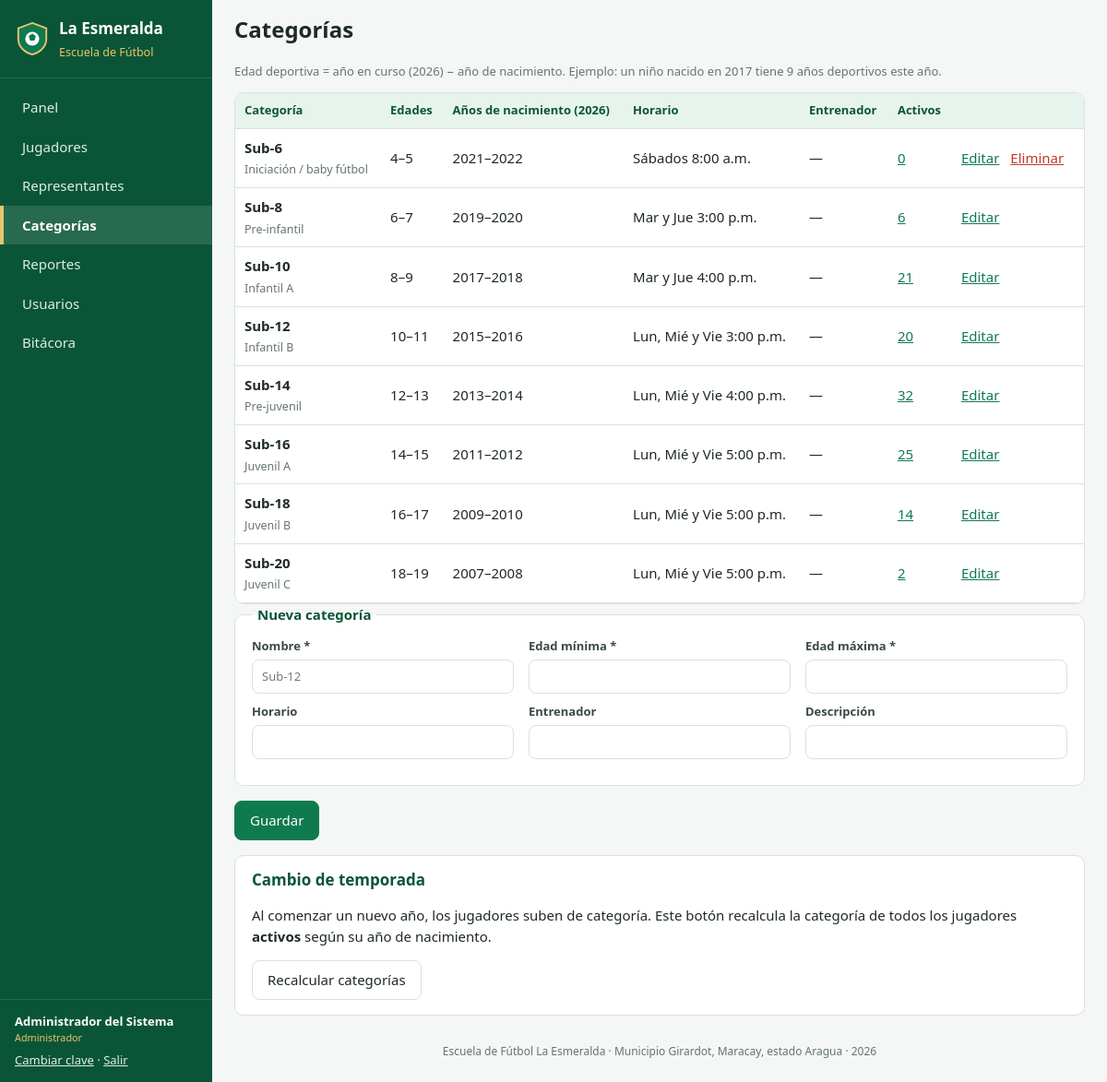
The page /categorias.php (signed in) on the database its author committed.
### tables this page shows
CREATE TABLE categorias (
  id          INT UNSIGNED AUTO_INCREMENT PRIMARY KEY,
  nombre      VARCHAR(30)  NOT NULL UNIQUE,
  edad_min    TINYINT UNSIGNED NOT NULL,
  edad_max    TINYINT UNSIGNED NOT NULL,
  horario     VARCHAR(120) NULL,
  entrenador  VARCHAR(100) NULL,
  descripcion VARCHAR(255) NULL
);

### includes/init.php (called while the page is built, shortened)
<?php
function db(): PDO
{
    static $pdo = null;
    if ($pdo === null) {
        $dsn = DB_SOCKET !== ''
            ? 'mysql:unix_socket=' . DB_SOCKET . ';dbname=' . DB_NAME . ';charset=utf8mb4'
            : 'mysql:host=' . DB_HOST . ';port=' . DB_PORT . ';dbname=' . DB_NAME . ';charset=utf8mb4';
        try {
            $pdo = new PDO($dsn, DB_USER, DB_PASS, [
                PDO::ATTR_ERRMODE            => PDO::ERRMODE_EXCEPTION,
                PDO::ATTR_DEFAULT_FETCH_MODE => PDO::FETCH_ASSOC,
                PDO::ATTR_EMULATE_PREPARES   => false,
            ]);
        } catch (PDOException $ex) {
            http_response_code(500);
            exit('<h2>No se pudo conectar a la base de datos.</h2><p>Verifique que MySQL esté encendido y '
                . 'los datos de config/config.php (o config/config.local.php).</p>');
        }
    }
    return $pdo;
}
function q(string $sql, array $params = []): PDOStatement
{
    $st = db()->prepare($sql);
    $st->execute($params);
    return $st;
}
function e($texto): string
{
    return htmlspecialchars((string) $texto, ENT_QUOTES, 'UTF-8');
}
function usuario_actual(): ?array
{
    return $_SESSION['usuario'] ?? null;
}
function tiene_rol(string $minimo): bool
{
    $nivel = ['entrenador' => 1, 'secretaria' => 2, 'administrador' => 3];
    $u = usuario_actual();
    return $u && ($nivel[$u['rol']] ?? 0) >= ($nivel[$minimo] ?? 99);
}

### categorias.php (the view, shortened to what this page needs)
<?php
require_once __DIR__ . '/includes/init.php';
$editar = (int) ($_GET['editar'] ?? 0);
$c = ['nombre' => '', 'edad_min' => '', 'edad_max' => '', 'horario' => '', 'entrenador' => '', 'descripcion' => ''];
$cats = q("SELECT c.*,
                  (SELECT COUNT(*) FROM jugadores j WHERE j.categoria_id = c.id AND j.estado = 'activo') activos,
                  (SELECT COUNT(*) FROM jugadores j WHERE j.categoria_id = c.id) total
           FROM categorias c ORDER BY c.edad_min")->fetchAll();
$anio = (int) date('Y');
require __DIR__ . '/includes/header.php';
?>
<p class="nota">Edad deportiva = año en curso (<?= $anio ?>) − año de nacimiento. Ejemplo: un niño nacido en <?= $anio - 9 ?> tiene 9 años deportivos este año.</p>
<div class="tabla-envoltura">
<table class="tabla">
  <thead><tr><th>Categoría</th><th>Edades</th><th>Años de nacimiento (<?= $anio ?>)</th><th>Horario</th><th>Entrenador</th><th>Activos</th><th></th></tr></thead>
  <tbody>
  <?php foreach ($cats as $k): ?>
    <tr>
      <td><strong><?= e($k['nombre']) ?></strong><br><small><?= e($k['descripcion'] ?? '') ?></small></td>
      <td><?= $k['edad_min'] ?>–<?= $k['edad_max'] ?></td>
      <td><?= $anio - $k['edad_max'] ?>–<?= $anio - $k['edad_min'] ?></td>
      <td><?= e($k['horario'] ?? '—') ?></td>
      <td><?= e($k['entrenador'] ?? '—') ?></td>
      <td><a href="jugadores.php?categoria=<?= $k['id'] ?>"><?= (int) $k['activos'] ?></a></td>
      <td class="acciones">
        <?php if (tiene_rol('administrador')): ?>
          <a href="categorias.php?editar=<?= $k['id'] ?>#form">Editar</a>
          <?php if (!$k['total']): ?>
          <form method="post" class="en-linea" data-confirmar="¿Eliminar la categoría <?= e($k['nombre']) ?>?">
            <button class="enlace peligro">Eliminar</button>
          </form>
          <?php endif; ?>
        <?php endif; ?>
      </td>
    </tr>
  <?php endforeach; ?>
  </tbody>
</table>
</div>
<?php if (tiene_rol('administrador')): ?>
<form method="post" class="formulario" id="form">
  <fieldset>
    <legend><?= $editar ? 'Editar categoría' : 'Nueva categoría' ?></legend>
    <div class="campos">
      <label>Nombre * <input name="nombre" required maxlength="30" placeholder="Sub-12" value="<?= e($c['nombre']) ?>"></label>
      <label>Edad mínima * <input type="number" name="edad_min" min="3" max="20" required value="<?= e($c['edad_min']) ?>"></label>
      <label>Edad máxima * <input type="number" name="edad_max" min="3" max="20" required value="<?= e($c['edad_max']) ?>"></label>
      <label>Horario <input name="horario" maxlength="120" value="<?= e($c['horario']) ?>"></label>
      <label>Entrenador <input name="entrenador" maxlength="100" value="<?= e($c['entrenador']) ?>"></label>
      <label>Descripción <input name="descripcion" maxlength="255" value="<?= e($c['descripcion']) ?>"></label>
    </div>
  </fieldset>
  <div class="botones">
    <button class="btn btn-primario">Guardar</button>
  </div>
</form>
<section class="panel">
  <h3>Cambio de temporada</h3>
  <p>Al comenzar un nuevo año, los jugadores suben de categoría. Este botón recalcula la categoría de todos los jugadores <strong>activos</strong> según su año de nacimiento.</p>
  <form method="post" data-confirmar="¿Recalcular la categoría de todos los jugadores activos?">
    <button class="btn">Recalcular categorías</button>
  </form>
</section>
<?php endif; ?>
<?php require __DIR__ . '/includes/footer.php'; ?>

### assets/css/estilos.css (style rules this page uses)
:root { --verde: #0f7a4f; --verde-osc: #0a5537; --verde-claro: #e7f4ee; --oro: #e9c46a; --texto: #1f2a24; --gris: #66756d; --borde: #d9e2dd; --fondo: #f4f7f5; --blanco: #fff; --rojo: #c0392b; --ambar: #b7791f; --radio: 10px; }
* { box-sizing: border-box; }
body { margin: 0; font: 15px/1.5 system-ui, -apple-system, "Segoe UI", Roboto, Arial, sans-serif; color: var(--texto); background: var(--fondo); }
a { color: var(--verde); }
h1, h2, h3 { line-height: 1.2; }
.btn { display: inline-block; padding: 9px 16px; border-radius: 8px; border: 1px solid var(--borde); background: var(--blanco); color: var(--texto); font: inherit; cursor: pointer; text-decoration: none; white-space: nowrap; }
.btn-primario { background: var(--verde); border-color: var(--verde); color: #fff; }
.enlace { background: none; border: 0; padding: 0; color: var(--verde); cursor: pointer; font: inherit; text-decoration: underline; }
.enlace.peligro { color: var(--rojo); }
.panel { background: var(--blanco); border: 1px solid var(--borde); border-radius: var(--radio); padding: 16px 18px; margin-bottom: 16px; }
.panel h2, .panel h3 { margin-top: 0; font-size: 17px; color: var(--verde-osc); }
.tabla-envoltura { overflow-x: auto; background: var(--blanco); border: 1px solid var(--borde); border-radius: var(--radio); }
.tabla { width: 100%; border-collapse: collapse; }
.tabla th, .tabla td { padding: 9px 10px; border-bottom: 1px solid var(--borde); text-align: left; vertical-align: middle; }
.tabla th { background: var(--verde-claro); font-size: 13px; color: var(--verde-osc); }
.tabla small { color: var(--gris); }
.acciones { white-space: nowrap; }
.acciones a, .acciones form { margin-right: 8px; }
.nota { color: var(--gris); font-size: 13px; }
input, select, textarea { font: inherit; padding: 8px 10px; border: 1px solid var(--borde); border-radius: 8px; background: #fff; color: var(--texto); width: 100%; }
.formulario fieldset { background: var(--blanco); border: 1px solid var(--borde); border-radius: var(--radio); padding: 14px 18px 18px; margin: 0 0 16px; }
.formulario legend { font-weight: 700; color: var(--verde-osc); padding: 0 6px; }
.formulario label { display: block; font-size: 13px; font-weight: 600; color: #3b4a42; margin-bottom: 10px; }
.formulario label input, .formulario label select, .formulario label textarea { margin-top: 4px; font-weight: 400; }
.campos { display: grid; grid-template-columns: repeat(auto-fill, minmax(230px, 1fr)); gap: 0 16px; }
.botones { display: flex; gap: 8px; flex-wrap: wrap; margin: 10px 0 16px; }
.en-linea { display: inline-flex; gap: 8px; align-items: center; margin-right: 16px; }

### rows shown on the page
categorias: nombre "Sub-6", descripcion "Iniciación / baby fútbol", edad_min "4", edad_max "5", $anio-$k['edad_max'] "2021", $anio-$k['edad_min'] "2022", horario "Sábados 8:00 a.m.", entrenador "—", activos "0"
categorias: nombre "Sub-8", descripcion "Pre-infantil", edad_min "6", edad_max "7", $anio-$k['edad_max'] "2019", $anio-$k['edad_min'] "2020", horario "Mar y Jue 3:00 p.m.", entrenador "—", activos "6"
categorias: nombre "Sub-10", descripcion "Infantil A", edad_min "8", edad_max "9", $anio-$k['edad_max'] "2017", $anio-$k['edad_min'] "2018", horario "Mar y Jue 4:00 p.m.", entrenador "—", activos "21"
categorias: nombre "Sub-12", descripcion "Infantil B", edad_min "10", edad_max "11", $anio-$k['edad_max'] "2015", $anio-$k['edad_min'] "2016", horario "Lun, Mié y Vie 3:00 p.m.", entrenador "—", activos "20"
categorias: nombre "Sub-14", descripcion "Pre-juvenil", edad_min "12", edad_max "13", $anio-$k['edad_max'] "2013", $anio-$k['edad_min'] "2014", horario "Lun, Mié y Vie 4:00 p.m.", entrenador "—", activos "32"
categorias: nombre "Sub-16", descripcion "Juvenil A", edad_min "14", edad_max "15", $anio-$k['edad_max'] "2011", $anio-$k['edad_min'] "2012", horario "Lun, Mié y Vie 5:00 p.m.", entrenador "—", activos "25"
categorias: nombre "Sub-18", descripcion "Juvenil B", edad_min "16", edad_max "17", $anio-$k['edad_max'] "2009", $anio-$k['edad_min'] "2010", horario "Lun, Mié y Vie 5:00 p.m.", entrenador "—", activos "14"
categorias: nombre "Sub-20", descripcion "Juvenil C", edad_min "18", edad_max "19", $anio-$k['edad_max'] "2007", $anio-$k['edad_min'] "2008", horario "Lun, Mié y Vie 5:00 p.m.", entrenador "—", activos "2"

### other values the page prints
$texto "Panel"
$texto "Jugadores"
$texto "Representantes"
$texto "Categorías"
$texto "Reportes"
$texto "Usuarios"
$texto "Bitácora"
$sesion['nombre'] "Administrador del Sistema"
$sesion['rol'] "Administrador"
$titulo "Categorías"
APP_NOMBRE "Escuela de Fútbol La Esmeralda"
APP_UBICACION "Municipio Girardot, Maracay, estado Aragua"
